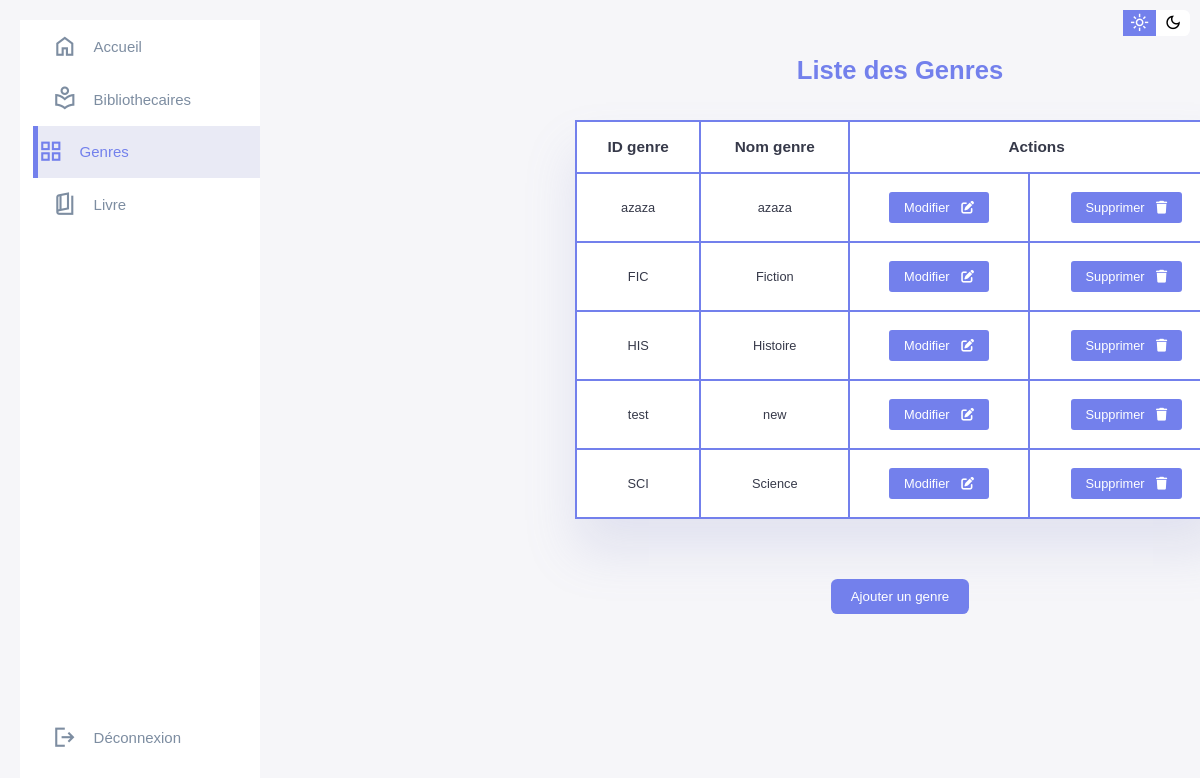
The page /views/liste_genre.php (signed in) on the database its author committed.
### tables this page shows
CREATE TABLE `genres` (
  `id_genre` varchar(50) NOT NULL,
  `nom_genre` varchar(100) NOT NULL
);

### classes/classes.php (called while the page is built, shortened)
<?php
class Genre
{
    public static function lister()
    {
        $tab = null;
        $cnx = Connexion::getInstance()->getConnexion();
        if ($cnx) {
            $sql = "SELECT * FROM genres ORDER BY nom_genre";
            $resultat = $cnx->query($sql);
            if ($resultat) {
                $tab = $resultat->fetchAll(PDO::FETCH_ASSOC);
            }
        }
        return $tab;
    }
}

### views/liste_genre.php (the view, shortened to what this page needs)
<!DOCTYPE html>
<html lang="en">
<head>
    <link href="https://cdnjs.cloudflare.com/ajax/libs/font-awesome/6.5.1/css/all.min.css" rel="stylesheet">
</head>
<body>
    <div class="container">
        <aside>
            <div class="sidebar">
                <a href="espace_bib.php" <?php if (basename($_SERVER['PHP_SELF']) === 'espace_bib.php') echo 'class="active"'; ?>>
                    <span class="material-symbols-sharp">home</span>
                    <h3 class="sidebT">Accueil</h3>
                </a>
                <a href="liste_bib.php" <?php if (basename($_SERVER['PHP_SELF']) === 'liste_bib.php') echo 'class="active"'; ?>>
                    <span class="material-symbols-sharp">local_library</span>
                    <h3 class="sidebT">Bibliothecaires</h3>
                </a>
                <a href="liste_genre.php" <?php if (basename($_SERVER['PHP_SELF']) === 'liste_genre.php') echo 'class="active"'; ?>>
                    <span class="material-symbols-sharp">grid_view</span>
                    <h3 class="sidebT">Genres</h3>
                </a>
                <a href="liste_livre.php" <?php if (basename($_SERVER['PHP_SELF']) === 'liste_livre.php') echo 'class="active"'; ?>>
                    <span class="material-symbols-sharp">book_5</span>
                    <h3 class="sidebT">Livre</h3>
                </a>
                <a href="../auth/logout.php">
                    <span class="material-symbols-sharp">logout</span>
                    <h3 class="sidebT">Déconnexion</h3>
                </a>
            </div>
        </aside>
        <div class="right">
            <div class="top">
                <div class="theme-toggler">
                    <span class="material-symbols-sharp active">light_mode</span>
                    <span class="material-symbols-sharp">dark_mode</span>
                </div>
            </div>
        </div>
        <main>
            <div class="container3">
                <div class="title">
                    <h1>Liste des Genres</h1>
                </div>
                <div class="container3">
                    <?php
                    include(__DIR__ . "/../classes/classes.php");
                    $res = Genre::lister();
                    if ($res != null && count($res) > 0) {
                        echo "<table border='1' align='center'>";
                        echo "<tr>
                                <th>ID genre</th>
                                <th>Nom genre</th>
                                <th colspan='2'>Actions</th>
                              </tr>";
                        foreach ($res as $enr) {
                            echo "<tr>
                                    <td>" . $enr['id_genre'] . "</td>
                                    <td>" . $enr['nom_genre'] . "</td>
                                    <td>
                                        <a href='#' class='edit-btn' data-id='" . $enr['id_genre'] . "'>
                                            Modifier <i class='fas fa-edit' style='margin-left: 8px;'></i>
                                        </a>
                                    </td>
                                    <td>
                                        <a href='#' class='delete-btn' data-id='" . $enr['id_genre'] . "'>
                                            Supprimer <i class='fa-solid fa-trash' style='margin-left: 8px;'></i>
                                        </a>
                                    </td>
                                  </tr>";
                        }
                        echo "</table>";
                    } else {
                        echo "<p style='color: var(--clr-dark); margin-bottom: 20px;'>Aucune genre trouvée!</p>";
                    }
                    ?>
                    <button class="add-genre-btn" id="openAddgenreModal">Ajouter un genre</button>
                </div>
            </div>
        </main>
    </div>
</body>
</html>

### views/liste_genre.php (style rules this page uses)
:root { --clr-primary: #7380ec; --clr-danger: #ff7782; --clr-success: #41f1b6; --clr-white: #fff; --clr-info-dark: #7d8da1; --clr-info-light: #dce1eb; --clr-dark: #363949; --clr-warnig: #ff4edc; --clr-light: rgba(132, 139, 200, 0.18); --clr-primary-variant: #111e88; --clr-dark-variant: #677483; --clr-color-background: #f6f6f9; --card-border-radius: 2rem; --border-radius-1: 0.4rem; --border-radius-2: 0.8rem; --border-radius-3: 1.2rem; --card-padding: 1.8rem; --padding-1: 1.2rem; --box-shadow: 0 2rem 3rem var(--clr-light); --d: 2500ms; --angle: 90deg; --gradX: 100%; --gradY: 50%; --c1: #7380ec; --c2: rgba(168, 239, 255, 0.1); }
* { margin: 0; padding: 0; box-sizing: border-box; border: 0; text-decoration: none; list-style: none; appearance: none; }
body { width: 100vw; height: 100vh; font-size: 0.8rem; background: var(--clr-color-background); font-family: 'Poppins', sans-serif; }
.container { display: grid; width: 100%; gap: 1.8rem; grid-template-columns: 10rem auto 10rem; margin-top: 0; }
aside { position: fixed; top: 20px; left: 20px; height: 95vh; width: 15rem; background: var(--clr-white); }
aside .sidebar { background: var(--clr-white); display: flex; flex-direction: column; height: 100%; position: relative; }
aside h3 { font-weight: 500; }
aside .sidebar a { display: flex; color: var(--clr-info-dark); margin-left: 2rem; gap: 1rem; align-items: center; height: 3.3rem; transition: all 0.1s ease; }
aside .sidebar a span { font-size: 1.6rem; transition: all 0.3s ease-in-out; }
aside .sidebar a:last-child { position: absolute; bottom: 1rem; width: 100%; }
aside .sidebar a.active { background-color: var(--clr-light); color: var(--clr-primary); margin-left: 0; border-left: 5px solid var(--clr-primary); margin-left: calc(1rem - 3px); }
main { display: flex; justify-content: center; align-items: center; margin-top: 20px; width: 100%; padding-left: 900px; }
.right { position: fixed; top: 10px; right: 10px; margin: 0; }
.right .theme-toggler { background: var(--clr-white); display: flex; justify-content: space-between; height: 1.6rem; width: 4.2rem; cursor: pointer; border-radius: var(--border-radius-1); }
.right .theme-toggler span { font-size: 1.2rem; width: 50%; height: 100%; display: flex; align-items: center; justify-content: center; }
.right .theme-toggler span.active { background: var(--clr-primary); color: #fff; }
a { text-decoration: none; }
.title { height: 10vh; width: 100%; display: flex; justify-content: center; align-items: center; }
.container3 { display: flex; flex-direction: column; align-items: center; margin: 10px auto; }
table, th, td { border-collapse: collapse; padding: 1rem; text-align: center; border: solid 2px var(--clr-primary); color: var(--clr-dark); background-color: var(--clr-white); width: fit-content; }
table { width: 650px; box-shadow: var(--box-shadow); margin-bottom: 40px; }
th { color: var(--clr-dark); font-size: larger; }
.title h1 { color: var(--clr-primary); }
.container3 a { display: inline-block; padding: 8px 15px; background-color: var(--clr-primary); color: var(--clr-white); text-decoration: none; border-radius: 3px; border: none; cursor: pointer; margin: 2px; }
.add-genre-btn { display: inline-block; padding: 10px 20px; background-color: var(--clr-primary); color: var(--clr-white); text-decoration: none; border-radius: var(--border-radius-1); border: none; cursor: pointer; margin-top: 20px; }

### rows shown on the page
genres: id_genre "azaza", nom_genre "azaza"
genres: id_genre "FIC", nom_genre "Fiction"
genres: id_genre "HIS", nom_genre "Histoire"
genres: id_genre "test", nom_genre "new"
genres: id_genre "SCI", nom_genre "Science"
